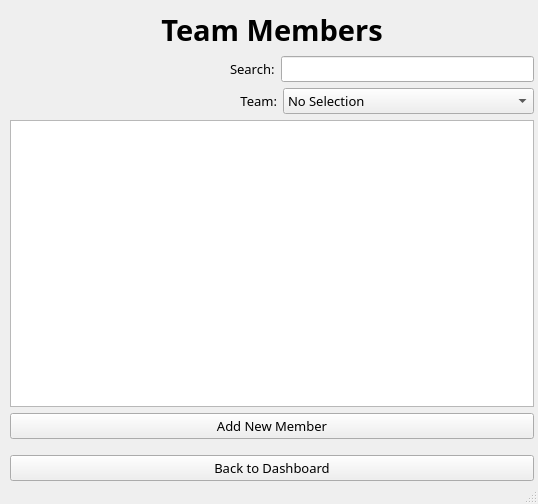
<?xml version="1.0" encoding="UTF-8"?>
<ui version="4.0">
 <class>MainWindow</class>
 <widget class="QMainWindow" name="MainWindow">
  <property name="geometry">
   <rect>
    <x>0</x>
    <y>0</y>
    <width>538</width>
    <height>504</height>
   </rect>
  </property>
  <property name="font">
   <font>
    <family>IBM Plex Sans</family>
    <pointsize>10</pointsize>
   </font>
  </property>
  <property name="windowTitle">
   <string>Team Members</string>
  </property>
  <widget class="QWidget" name="centralwidget">
   <widget class="QWidget" name="verticalLayoutWidget">
    <property name="geometry">
     <rect>
      <x>10</x>
      <y>10</y>
      <width>524</width>
      <height>471</height>
     </rect>
    </property>
    <layout class="QVBoxLayout" name="verticalLayout">
     <item>
      <widget class="QLabel" name="label_teamMembers">
       <property name="sizePolicy">
        <sizepolicy hsizetype="Preferred" vsizetype="Maximum">
         <horstretch>0</horstretch>
         <verstretch>0</verstretch>
        </sizepolicy>
       </property>
       <property name="font">
        <font>
         <pointsize>22</pointsize>
         <weight>75</weight>
         <bold>true</bold>
        </font>
       </property>
       <property name="text">
        <string>Team Members</string>
       </property>
       <property name="alignment">
        <set>Qt::AlignCenter</set>
       </property>
      </widget>
     </item>
     <item>
      <layout class="QVBoxLayout" name="verticalLayout_3">
       <item>
        <layout class="QHBoxLayout" name="horizontalLayout">
         <item>
          <spacer name="hSpacer_2">
           <property name="orientation">
            <enum>Qt::Horizontal</enum>
           </property>
           <property name="sizeType">
            <enum>QSizePolicy::Fixed</enum>
           </property>
           <property name="sizeHint" stdset="0">
            <size>
             <width>220</width>
             <height>20</height>
            </size>
           </property>
          </spacer>
         </item>
         <item>
          <widget class="QLabel" name="label_search">
           <property name="text">
            <string>Search:</string>
           </property>
          </widget>
         </item>
         <item>
          <widget class="QLineEdit" name="line_searchBar"/>
         </item>
        </layout>
       </item>
       <item>
        <layout class="QHBoxLayout" name="hLayout_sortOptions">
         <item>
          <spacer name="hSpacer_1">
           <property name="orientation">
            <enum>Qt::Horizontal</enum>
           </property>
           <property name="sizeType">
            <enum>QSizePolicy::Fixed</enum>
           </property>
           <property name="sizeHint" stdset="0">
            <size>
             <width>230</width>
             <height>20</height>
            </size>
           </property>
          </spacer>
         </item>
         <item>
          <widget class="QLabel" name="label_teamSelect">
           <property name="sizePolicy">
            <sizepolicy hsizetype="Maximum" vsizetype="Fixed">
             <horstretch>0</horstretch>
             <verstretch>0</verstretch>
            </sizepolicy>
           </property>
           <property name="text">
            <string>Team:</string>
           </property>
           <property name="alignment">
            <set>Qt::AlignRight|Qt::AlignTrailing|Qt::AlignVCenter</set>
           </property>
          </widget>
         </item>
         <item>
          <widget class="QComboBox" name="combo_teamSelect">
           <property name="sizePolicy">
            <sizepolicy hsizetype="Expanding" vsizetype="Fixed">
             <horstretch>0</horstretch>
             <verstretch>0</verstretch>
            </sizepolicy>
           </property>
           <item>
            <property name="text">
             <string>No Selection</string>
            </property>
           </item>
           <item>
            <property name="text">
             <string>Camera &amp; Graphics</string>
            </property>
           </item>
           <item>
            <property name="text">
             <string>Sounds &amp; Lights</string>
            </property>
           </item>
           <item>
            <property name="text">
             <string>Stage Management</string>
            </property>
           </item>
          </widget>
         </item>
        </layout>
       </item>
      </layout>
     </item>
     <item>
      <widget class="QTableView" name="tbl_teamMembers">
       <property name="sizePolicy">
        <sizepolicy hsizetype="Expanding" vsizetype="Expanding">
         <horstretch>0</horstretch>
         <verstretch>0</verstretch>
        </sizepolicy>
       </property>
      </widget>
     </item>
     <item>
      <widget class="QPushButton" name="btn_addNewMember">
       <property name="text">
        <string>Add New Member</string>
       </property>
      </widget>
     </item>
     <item>
      <spacer name="verticalSpacer_2">
       <property name="orientation">
        <enum>Qt::Vertical</enum>
       </property>
       <property name="sizeType">
        <enum>QSizePolicy::Maximum</enum>
       </property>
       <property name="sizeHint" stdset="0">
        <size>
         <width>20</width>
         <height>10</height>
        </size>
       </property>
      </spacer>
     </item>
     <item>
      <layout class="QHBoxLayout" name="hLayout_backToDashboard">
       <item>
        <widget class="QPushButton" name="btn_backToDashboard">
         <property name="sizePolicy">
          <sizepolicy hsizetype="Minimum" vsizetype="Maximum">
           <horstretch>0</horstretch>
           <verstretch>0</verstretch>
          </sizepolicy>
         </property>
         <property name="text">
          <string>Back to Dashboard</string>
         </property>
        </widget>
       </item>
      </layout>
     </item>
    </layout>
   </widget>
  </widget>
  <widget class="QStatusBar" name="statusbar"/>
 </widget>
 <resources/>
 <connections/>
</ui>
